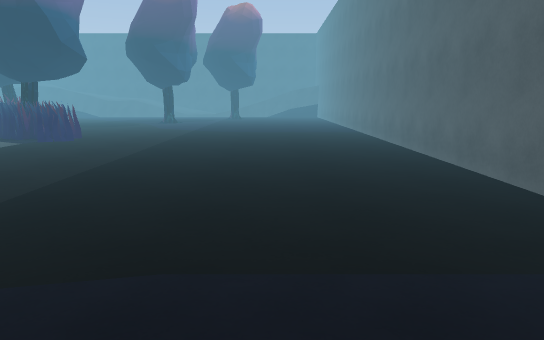
[1] (above)

16 first-person views from a walk through a Unity game level. The camera is 1.4 m above the floor, tilts 10° down and sees 70° across. The floor is counted in squares, 1 m on a side. Each view is taken from the middle of a square. On the plan, view 1 faces up. The plan holds only what a view shows up to about 16 squares ahead; the rest is blank. The place goes on beyond the plan. The player character is not drawn. Some surface patterns are stand-ins.

[2]
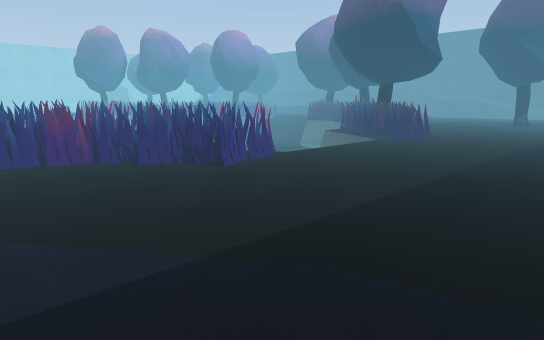

[3]
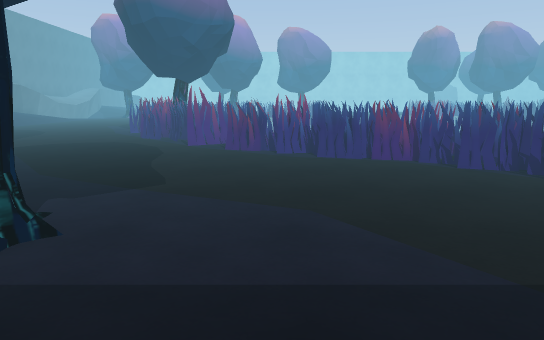

[4]
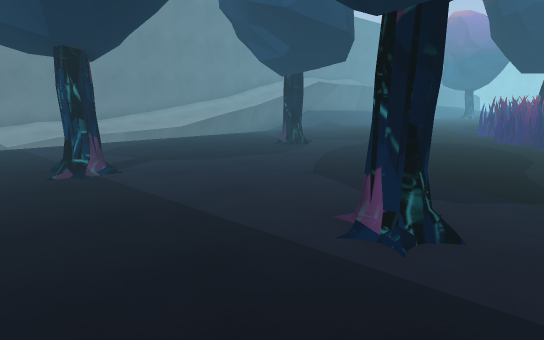

[5]
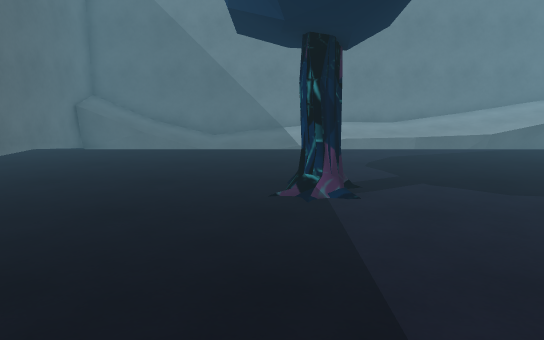

[6]
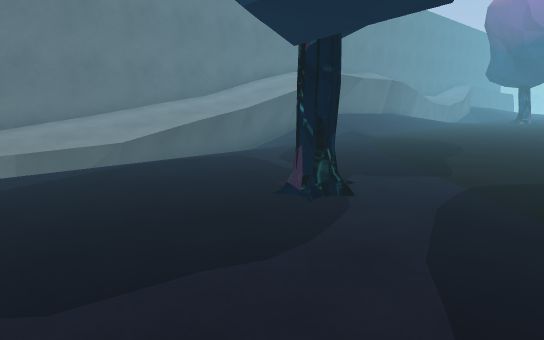

[7]
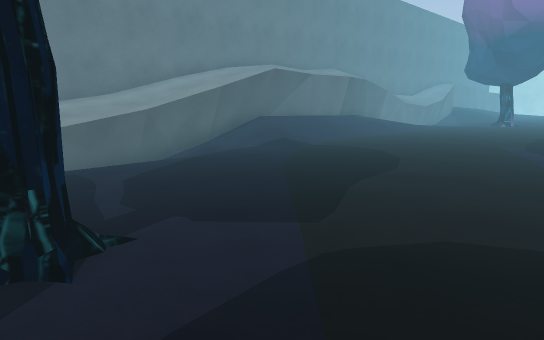

[8]
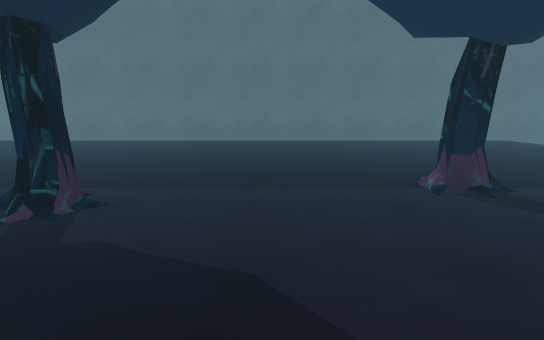

[9]
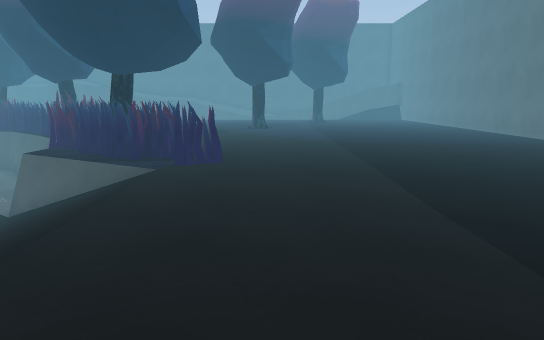

[10]
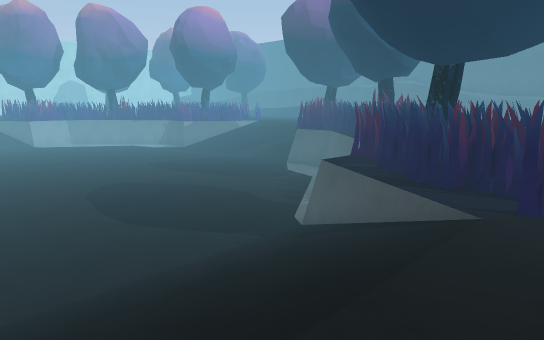

[11]
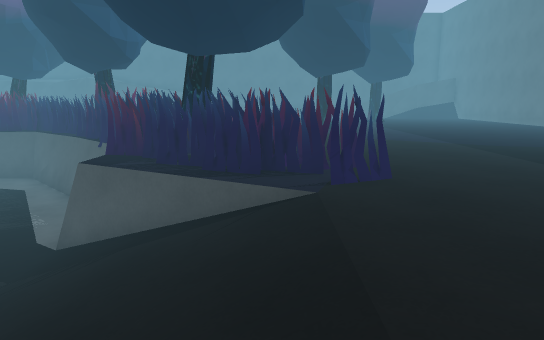

[12]
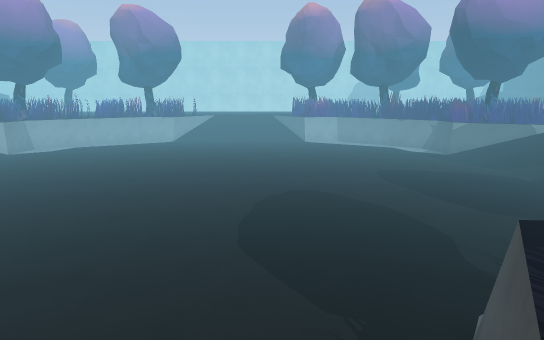

[13]
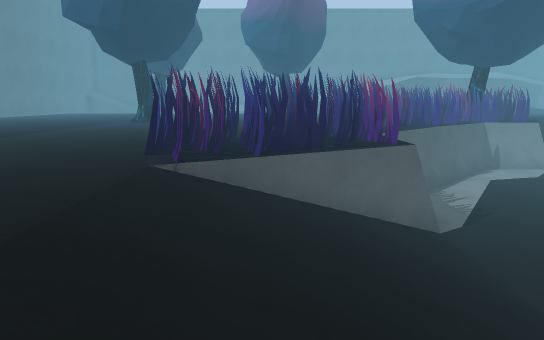

[14]
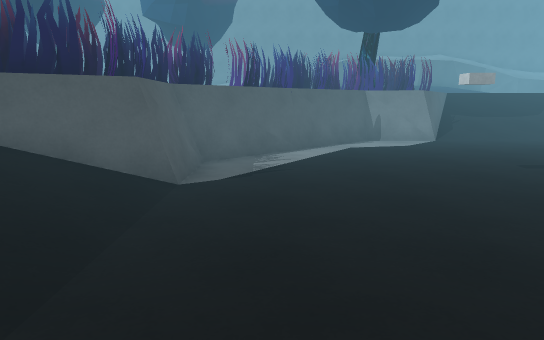

[15]
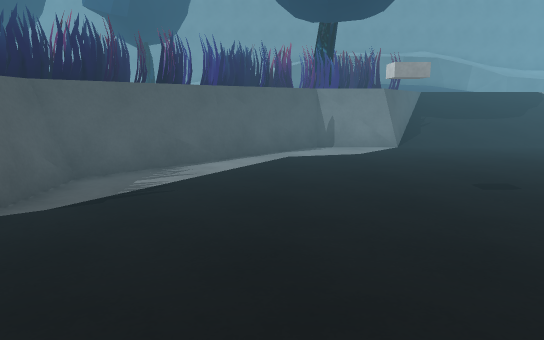

[16]
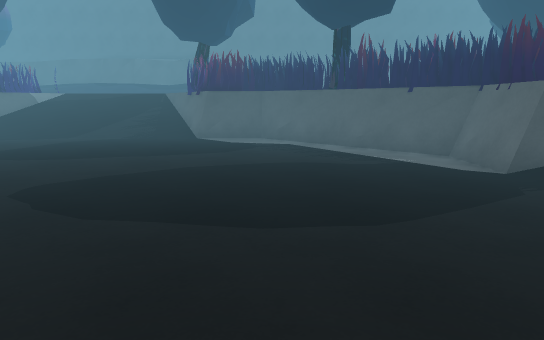

### Floor plan
Key: @ floor where view 1 was taken; # wall or solid block; . main floor; - floor 1.75 m lower than the main floor; / step, stairs or slope; = window, fence, low wall or low ledge; ^ raised ledge; v drop or lower ground; T tree; O other object.
Columns run from 26 left of view 1 to 5 right of it. Each row starts with its distance up from view 1.
 24 /////OOOOO T          ......
 23 -----==v#.TT         .......
 22 --------=vOO         .......
 21 ----------vO O    ............#
 20 ----------=vOOO   ............#
 19 -----------=OO.O  ............
 18  -----------==OTO ............
 17  ------------=OTOO...........
 16  ------------=.OOO............#
 15  ------------#=OOOO...........#
 14  ------------//=O.O...........#
 13  ------------/////............#
 12  ------------/////............#
 11  ------------/////............#
 10  ------------/////............#
  9  ------------/////............#
  8  ------------/////............#
  7  ------------// OOO...........#
  6  ------------==OOOO...........#
  5  ------------=OOOOO...........#
  4  ------------=OOOO............#
  3  -----------==OOO.............#
  2  ----------==OOO..............#
  1    -------=v.OO...............#
  0   --------v.OOO...........@...#
 -1  -------=v#O.OO...............#
 -2 -----=vv#OOOO.................#
 -3 /////=OO.OO..........T........#
 -4 ////=OOTTOOO.................. #
 -5 ////O.O O.O................... #
 -6 //// OOO...................... #
 -7         ...................... #
 -8    ........................... #
 -9 ......................TT...... #
-10 ...............T.............. #
-11 .............................. #
-12 .............................. #
-13 .............................. #
-14  ....../......................##
-15   //////../                   ##
-16    ////////                   ##
-17     ##^^^^^^^^^^^^=^^^^^^ //  /#
-18          ^^^^^^^^^##############
-19             ^^^^^^

Where each view was taken, in squares from view 1:
view 1: 0 up, 0 right, facing up
view 2: 0 up, 1 left, facing up-left
view 3: 0 up, 1 left, facing left
view 4: 1 down, 1 left, facing down-left
view 5: 3 down, 3 left, facing down
view 6: 6 down, 6 left, facing down-left
view 7: 6 down, 10 left, facing down-left
view 8: 6 down, 10 left, facing right
view 9: 5 up, 6 left, facing up
view 10: 8 up, 7 left, facing up-left
view 11: 8 up, 9 left, facing up
view 12: 13 up, 9 left, facing left
view 13: 13 up, 10 left, facing down
view 14: 12 up, 15 left, facing down
view 15: 10 up, 17 left, facing down
view 16: 8 up, 18 left, facing up
